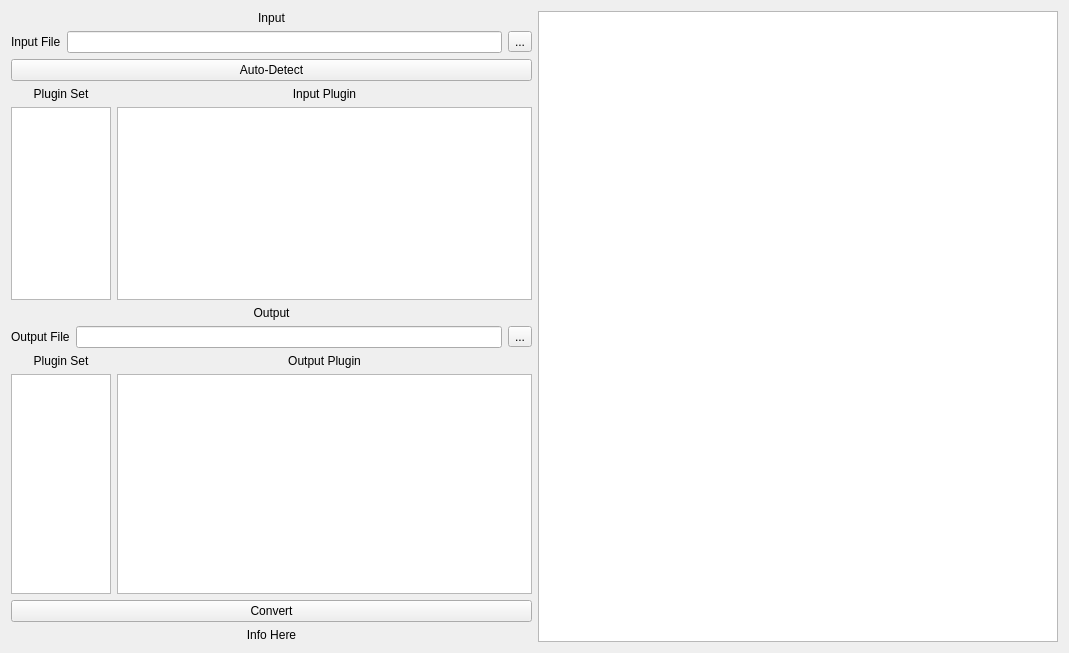
<?xml version="1.0" encoding="UTF-8"?>
<ui version="4.0">
 <class>MainWindow</class>
 <widget class="QWidget" name="MainWindow">
  <property name="geometry">
   <rect>
    <x>0</x>
    <y>0</y>
    <width>1069</width>
    <height>653</height>
   </rect>
  </property>
  <property name="windowTitle">
   <string>Form</string>
  </property>
  <layout class="QHBoxLayout" name="horizontalLayout_2">
   <item>
    <layout class="QHBoxLayout" name="horizontalLayout">
     <item>
      <layout class="QVBoxLayout" name="verticalLayout_2">
       <item>
        <layout class="QVBoxLayout" name="verticalLayout_8">
         <property name="leftMargin">
          <number>0</number>
         </property>
         <property name="topMargin">
          <number>0</number>
         </property>
         <property name="rightMargin">
          <number>0</number>
         </property>
         <property name="bottomMargin">
          <number>0</number>
         </property>
         <item>
          <widget class="QLabel" name="label_10">
           <property name="text">
            <string>Input</string>
           </property>
           <property name="alignment">
            <set>Qt::AlignCenter</set>
           </property>
          </widget>
         </item>
         <item>
          <layout class="QHBoxLayout" name="horizontalLayout_7">
           <item>
            <widget class="QLabel" name="label">
             <property name="text">
              <string>Input File</string>
             </property>
            </widget>
           </item>
           <item>
            <widget class="QLineEdit" name="InputFilePath"/>
           </item>
           <item>
            <widget class="QToolButton" name="InputFileButton">
             <property name="text">
              <string>...</string>
             </property>
            </widget>
           </item>
          </layout>
         </item>
         <item>
          <widget class="QPushButton" name="AutoDetectButton">
           <property name="sizePolicy">
            <sizepolicy hsizetype="Minimum" vsizetype="Fixed">
             <horstretch>0</horstretch>
             <verstretch>0</verstretch>
            </sizepolicy>
           </property>
           <property name="text">
            <string>Auto-Detect</string>
           </property>
          </widget>
         </item>
         <item>
          <layout class="QGridLayout" name="gridLayout">
           <item row="2" column="1">
            <widget class="QListWidget" name="ListWidget_InPlugin">
             <property name="sizePolicy">
              <sizepolicy hsizetype="Ignored" vsizetype="Expanding">
               <horstretch>0</horstretch>
               <verstretch>0</verstretch>
              </sizepolicy>
             </property>
            </widget>
           </item>
           <item row="2" column="0">
            <widget class="QListWidget" name="ListWidget_InPlugSet">
             <property name="maximumSize">
              <size>
               <width>100</width>
               <height>10000</height>
              </size>
             </property>
            </widget>
           </item>
           <item row="1" column="1">
            <widget class="QLabel" name="label_4">
             <property name="text">
              <string>Input Plugin</string>
             </property>
             <property name="alignment">
              <set>Qt::AlignCenter</set>
             </property>
            </widget>
           </item>
           <item row="1" column="0">
            <widget class="QLabel" name="label_7">
             <property name="text">
              <string>Plugin Set</string>
             </property>
             <property name="alignment">
              <set>Qt::AlignCenter</set>
             </property>
            </widget>
           </item>
          </layout>
         </item>
        </layout>
       </item>
       <item>
        <layout class="QVBoxLayout" name="verticalLayout_9">
         <property name="leftMargin">
          <number>0</number>
         </property>
         <property name="topMargin">
          <number>0</number>
         </property>
         <property name="rightMargin">
          <number>0</number>
         </property>
         <property name="bottomMargin">
          <number>0</number>
         </property>
         <item>
          <widget class="QLabel" name="label_6">
           <property name="text">
            <string>Output</string>
           </property>
           <property name="alignment">
            <set>Qt::AlignCenter</set>
           </property>
          </widget>
         </item>
         <item>
          <layout class="QHBoxLayout" name="horizontalLayout_10">
           <item>
            <widget class="QLabel" name="label_5">
             <property name="text">
              <string>Output File</string>
             </property>
            </widget>
           </item>
           <item>
            <widget class="QLineEdit" name="OutputFilePath"/>
           </item>
           <item>
            <widget class="QToolButton" name="OutputFileButton">
             <property name="text">
              <string>...</string>
             </property>
            </widget>
           </item>
          </layout>
         </item>
         <item>
          <layout class="QGridLayout" name="gridLayout_5">
           <item row="1" column="0">
            <widget class="QListWidget" name="ListWidget_OutPlugSet">
             <property name="sizePolicy">
              <sizepolicy hsizetype="Expanding" vsizetype="Expanding">
               <horstretch>0</horstretch>
               <verstretch>9</verstretch>
              </sizepolicy>
             </property>
             <property name="minimumSize">
              <size>
               <width>0</width>
               <height>0</height>
              </size>
             </property>
             <property name="maximumSize">
              <size>
               <width>100</width>
               <height>10000</height>
              </size>
             </property>
            </widget>
           </item>
           <item row="0" column="0">
            <widget class="QLabel" name="label_8">
             <property name="text">
              <string>Plugin Set</string>
             </property>
             <property name="alignment">
              <set>Qt::AlignCenter</set>
             </property>
            </widget>
           </item>
           <item row="1" column="1">
            <widget class="QListWidget" name="ListWidget_OutPlugin"/>
           </item>
           <item row="0" column="1">
            <widget class="QLabel" name="label_9">
             <property name="text">
              <string>Output Plugin</string>
             </property>
             <property name="alignment">
              <set>Qt::AlignCenter</set>
             </property>
            </widget>
           </item>
          </layout>
         </item>
        </layout>
       </item>
       <item>
        <widget class="QPushButton" name="ConvertButton">
         <property name="sizePolicy">
          <sizepolicy hsizetype="Minimum" vsizetype="Minimum">
           <horstretch>0</horstretch>
           <verstretch>0</verstretch>
          </sizepolicy>
         </property>
         <property name="minimumSize">
          <size>
           <width>222</width>
           <height>0</height>
          </size>
         </property>
         <property name="styleSheet">
          <string notr="true">font: 20pt &quot;Source Sans Pro&quot;;</string>
         </property>
         <property name="text">
          <string>Convert</string>
         </property>
        </widget>
       </item>
       <item>
        <widget class="QLabel" name="StatusText">
         <property name="sizePolicy">
          <sizepolicy hsizetype="Minimum" vsizetype="Minimum">
           <horstretch>0</horstretch>
           <verstretch>0</verstretch>
          </sizepolicy>
         </property>
         <property name="styleSheet">
          <string notr="true">font: 14pt &quot;Arial&quot;;</string>
         </property>
         <property name="text">
          <string>Info Here</string>
         </property>
         <property name="alignment">
          <set>Qt::AlignCenter</set>
         </property>
        </widget>
       </item>
      </layout>
     </item>
     <item>
      <layout class="QVBoxLayout" name="verticalLayout">
       <property name="spacing">
        <number>0</number>
       </property>
       <item>
        <widget class="QTextBrowser" name="LogText">
         <property name="minimumSize">
          <size>
           <width>0</width>
           <height>0</height>
          </size>
         </property>
         <property name="baseSize">
          <size>
           <width>0</width>
           <height>0</height>
          </size>
         </property>
        </widget>
       </item>
      </layout>
     </item>
    </layout>
   </item>
  </layout>
 </widget>
 <resources/>
 <connections/>
</ui>
